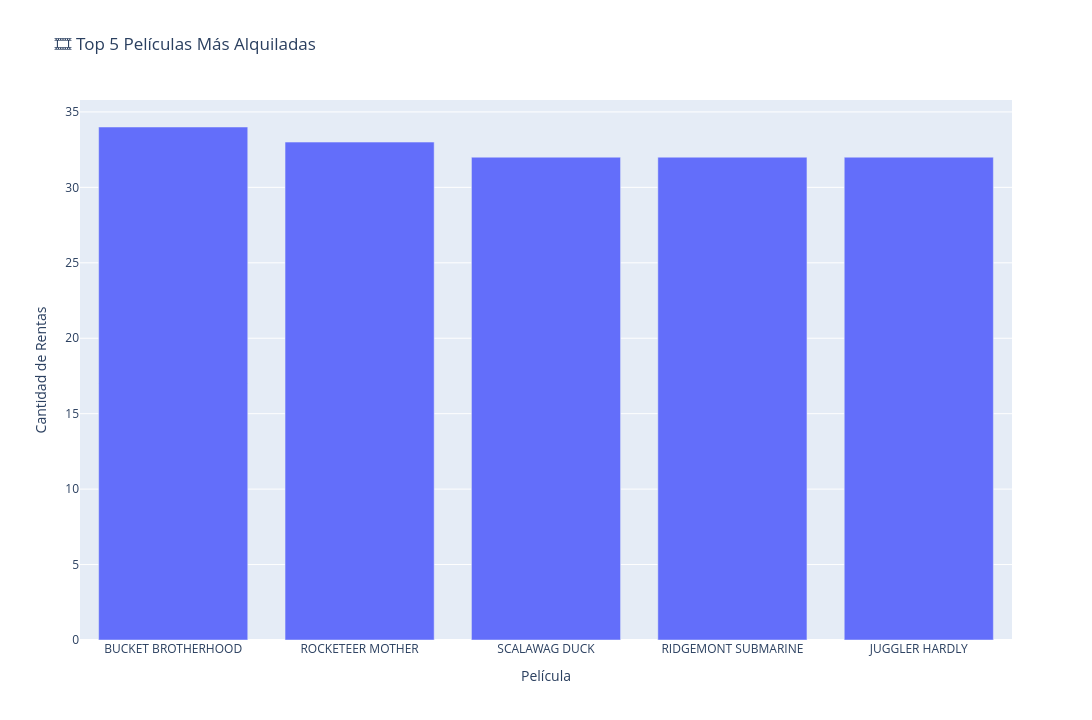

Notebook code for this chart:
### Code cell
query = """
SELECT film.title, COUNT(rental.rental_id) AS rental_count
FROM rental
JOIN inventory ON rental.inventory_id = inventory.inventory_id
JOIN film ON inventory.film_id = film.film_id
GROUP BY film.title
ORDER BY rental_count DESC
LIMIT 5;
"""

graficar_consulta(query, x_col="title", y_col="rental_count", titulo="🎞️ Top 5 Películas Más Alquiladas", x_label="Película", y_label="Cantidad de Rentas")

### Figure 1 — Plotly figure (JSON) as saved in the notebook; plotly's stock layout.template omitted (floating-point values rounded to 4 significant figures)
{"data": [{"alignmentgroup": "True", "hovertemplate": "Película=%{x}<br>Cantidad de Rentas=%{y}<extra></extra>", "legendgroup": "", "marker": {"color": "#636efa", "pattern": {"shape": ""}}, "name": "", "offsetgroup": "", "orientation": "v", "showlegend": false, "textposition": "auto", "type": "bar", "x": ["BUCKET BROTHERHOOD", "ROCKETEER MOTHER", "SCALAWAG DUCK", "RIDGEMONT SUBMARINE", "JUGGLER HARDLY"], "xaxis": "x", "y": [34, 33, 32, 32, 32], "yaxis": "y"}], "layout": {"barmode": "relative", "height": 720, "legend": {"tracegroupgap": 0}, "title": {"text": "🎞️ Top 5 Películas Más Alquiladas"}, "width": 1280, "xaxis": {"anchor": "y", "domain": [0, 1], "title": {"text": "Película"}}, "yaxis": {"anchor": "x", "domain": [0, 1], "title": {"text": "Cantidad de Rentas"}}}}
